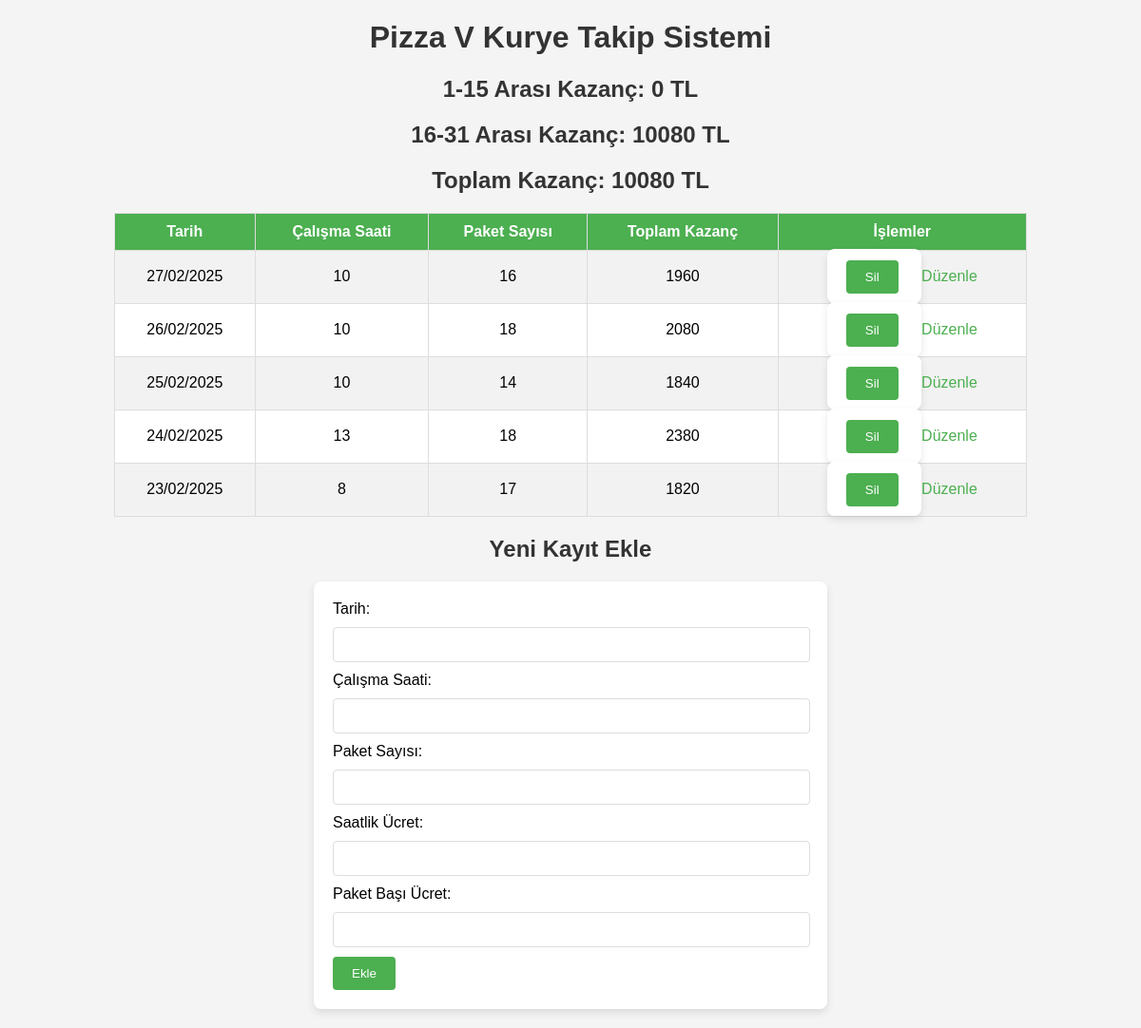
The page / on the database its author committed.
### tables this page shows
CREATE TABLE calisma (
        id INTEGER PRIMARY KEY AUTOINCREMENT,
        tarih TEXT,
        saat INTEGER,
        paket INTEGER,
        saatlik_ucret INTEGER,
        paket_ucret INTEGER
    );

### app.py (the view)
@app.route('/')
def index():
    conn = get_db_connection()
    calisma = conn.execute('SELECT * FROM calisma ORDER BY tarih DESC').fetchall()
    conn.close()
    kazanc_1_15 = get_aylik_kazanc_1_15()
    kazanc_16_31 = get_aylik_kazanc_16_31()
    return render_template('index.html',
                           calisma=calisma,
                           kazanc_1_15=kazanc_1_15,
                           kazanc_16_31=kazanc_16_31)

### app.py (called while the page is built)
def get_db_connection():
    conn = sqlite3.connect("kurye_takip.db")
    conn.row_factory = sqlite3.Row
    return conn

def get_aylik_kazanc_1_15():
    conn = get_db_connection()
    cursor = conn.cursor()
    ay_baslangic = datetime.datetime.now().replace(day=1).strftime('%d-%m-%Y')
    ay_ortasi = (datetime.datetime.now().replace(day=15)).strftime('%d-%m-%Y')
    cursor.execute('''
        SELECT SUM(saat * saatlik_ucret + paket * paket_ucret) as toplam_kazanc
        FROM calisma
        WHERE tarih >= ? AND tarih <= ?''', (ay_baslangic, ay_ortasi))
    sonuc = cursor.fetchone()
    conn.close()
    return sonuc['toplam_kazanc'] if sonuc['toplam_kazanc'] else 0

def get_aylik_kazanc_16_31():
    yil = datetime.datetime.now().year
    ay = datetime.datetime.now().month
    ay_baslangic = datetime.datetime(yil, ay, 16).strftime('%d-%m-%Y')
    son_gun = calendar.monthrange(yil, ay)[1]  # Ay?n ka? g?n s?rd???n? al?r
    ay_son = datetime.datetime(yil, ay, son_gun).strftime('%d-%m-%Y')
    conn = get_db_connection()
    cursor = conn.cursor()
    cursor.execute('''
        SELECT SUM(saat * saatlik_ucret + paket * paket_ucret) as toplam_kazanc
        FROM calisma WHERE tarih >= ? AND tarih <= ?''', (ay_baslangic, ay_son))
    sonuc = cursor.fetchone()
    conn.close()
    return sonuc['toplam_kazanc'] if sonuc['toplam_kazanc'] else 0

### templates/index.html (shortened to what this page needs)
<!DOCTYPE html>
<html lang="en">
<head>
</head>
<body>
    <h1>Pizza V Kurye Takip Sistemi</h1>
    <h2>1-15 Arası Kazanç: {{ kazanc_1_15 }} TL</h2>
    <h2>16-31 Arası Kazanç: {{ kazanc_16_31 }} TL</h2>
    <h2>Toplam Kazanç: {{ kazanc_1_15 + kazanc_16_31 }} TL</h2>
    <table>
        <tr>
            <th>Tarih</th>
            <th>Çalışma Saati</th>
            <th>Paket Sayısı</th>
            <th>Toplam Kazanç</th>
            <th>İşlemler</th>
        </tr>
        {% for row in calisma %}
        <tr>
            <td>{{ row['tarih'] }}</td>
            <td>{{ row['saat'] }}</td>
            <td>{{ row['paket'] }}</td>
            <td>{{ row['saat'] * row['saatlik_ucret'] + row['paket'] * row['paket_ucret'] }}</td>
            <td>
                <form action="/delete/{{ row['id'] }}" method="post" style="display:inline;">
                    <input type="submit" value="Sil">
                </form>
                <a href="/edit/{{ row['id'] }}">Düzenle</a>
            </td>
        </tr>
        {% endfor %}
    </table>
    <h2>Yeni Kayıt Ekle</h2>
    <form action="/add" method="post">
        <label for="tarih">Tarih:</label>
        <input type="text" name="tarih" required><br>
        <label for="saat">Çalışma Saati:</label>
        <input type="number" name="saat" required><br>
        <label for="paket">Paket Sayısı:</label>
        <input type="number" name="paket" required><br>
        <label for="saatlik_ucret">Saatlik Ücret:</label>
        <input type="number" name="saatlik_ucret" required><br>
        <label for="paket_ucret">Paket Başı Ücret:</label>
        <input type="number" name="paket_ucret" required><br>
        <input type="submit" value="Ekle">
    </form>
</body>
</html>

### templates/index.html (style rules this page uses)
body { font-family: Arial, sans-serif; margin: 0; padding: 0; background-color: #f4f4f4; }
h1, h2 { color: #333; text-align: center; }
table { width: 80%; margin: 20px auto; border-collapse: collapse; background-color: #fff; }
table, th, td { border: 1px solid #ddd; }
th, td { padding: 10px; text-align: center; }
th { background-color: #4CAF50; color: white; }
tr:nth-child(even) { background-color: #f2f2f2; }
form { margin: 20px auto; width: 80%; max-width: 500px; background-color: #fff; padding: 20px; border-radius: 8px; box-shadow: 0 4px 8px rgba(0, 0, 0, 0.1); }
form input[type="text"], form input[type="number"] { width: calc(100% - 20px); padding: 10px; margin: 10px 0; border: 1px solid #ddd; border-radius: 4px; }
form input[type="submit"] { background-color: #4CAF50; color: white; padding: 10px 20px; border: none; border-radius: 4px; cursor: pointer; }
a { color: #4CAF50; text-decoration: none; }

### rows shown on the page
calisma: tarih "27/02/2025", saat "10", paket "16", saat+saatlik_ucret+paket "1960"
calisma: tarih "26/02/2025", saat "10", paket "18", saat+saatlik_ucret+paket "2080"
calisma: tarih "25/02/2025", saat "10", paket "14", saat+saatlik_ucret+paket "1840"
calisma: tarih "24/02/2025", saat "13", paket "18", saat+saatlik_ucret+paket "2380"
calisma: tarih "23/02/2025", saat "8", paket "17", saat+saatlik_ucret+paket "1820"

### other values the page prints
{{ kazanc_1_15 }} "0"
{{ kazanc_16_31 }} "10080"
{{ kazanc_1_15 + kazanc_16_31 }} "10080"
